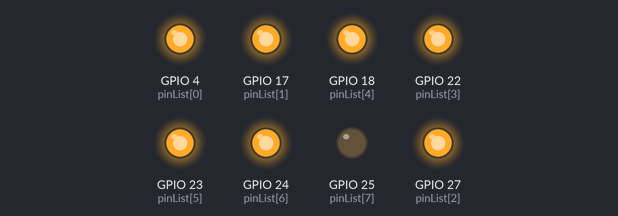
The program below on a simulated Raspberry Pi (BCM pin numbers), started with the argument 3. Parts: output pins drawn as LEDs (lit = HIGH). The clock reads 2024-03-15 10:24:30 at power-on unless the program sets it; files the program writes start out absent.

Above: at 0.1 s.
Timing chart, 0 to 1.6 s (numbered marks = the images above):
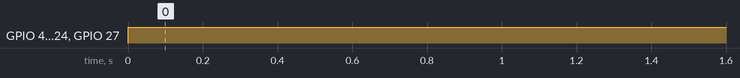

The program:

dosprinklerall.py
```python
#!/usr/bin/python
import RPi.GPIO as GPIO
import time
import sys
import shutil
from time import localtime, strftime

#Grab Variable from Command Line and Assign it
SprinklerTimer = int(sys.argv[1])*60
SprinklerTimerMin = int(sys.argv[1])

#SAFEGUARD FROM SPRINKLERS RUNNING TOO LONG
if SprinklerTimer > 1200:
	SprinklerTimer = 0

# Enable GPIO for use
GPIO.setmode(GPIO.BCM)

# init list with pin numbers
pinList = [4, 17, 27, 22, 18, 23, 24, 25]

#25 = RV Parking
#24 = Driveway
#23 = Planters

for i in pinList:
    GPIO.setup(i, GPIO.OUT)
    GPIO.output(i, GPIO.HIGH)

try:
  GPIO.output(25, GPIO.LOW)
  CurrentTime = strftime("%-m/%-d/%y - %-I:%M %^P", localtime())
  f = open('history.php', 'a')
  f.write('<tr><td>'+CurrentTime+'</td><td>RV Parking - ALL</td><td>'+str(SprinklerTimerMin)+"</tr>\n")
  f.close()
  time.sleep(SprinklerTimer);
  GPIO.output(25, GPIO.HIGH)
  time.sleep(1);

  GPIO.output(24, GPIO.LOW)
  CurrentTime = strftime("%-m/%-d/%y - %-I:%M %^P", localtime())
  f = open('history.php', 'a')
  f.write('<tr><td>'+CurrentTime+'</td><td>Driveway - ALL</td><td>'+str(SprinklerTimerMin)+"</tr>\n")
  f.close()
  time.sleep(SprinklerTimer);
  GPIO.output(24, GPIO.HIGH)
  time.sleep(1);

  GPIO.output(23, GPIO.LOW)
  CurrentTime = strftime("%-m/%-d/%y - %-I:%M %^P", localtime())
  f = open('history.php', 'a')
  f.write('<tr><td>'+CurrentTime+'</td><td>Front Planters - ALL</td><td>'+str(SprinklerTimerMin)+"</tr>\n")
  f.close()
  time.sleep(SprinklerTimer);
  GPIO.output(23, GPIO.HIGH)
  time.sleep(1);

# All done; shut 'er down.
  GPIO.cleanup()
  print "  Reset GPIO"
  print "  Cycle complete"

# End program cleanly with keyboard
except KeyboardInterrupt:
  print "  Keyboard interrupt; quitting..."
# Reset GPIO settings
  GPIO.cleanup()
  print "  Reset GPIO"
```

Measured:
- by itself, GPIO 4 (pinList[0]), GPIO 17 (pinList[1]), GPIO 18 (pinList[4]), GPIO 22 (pinList[3]), GPIO 23 (pinList[5]), GPIO 24 (pinList[6]), GPIO 27 (pinList[2]): LOW → HIGH at 0.00 s
